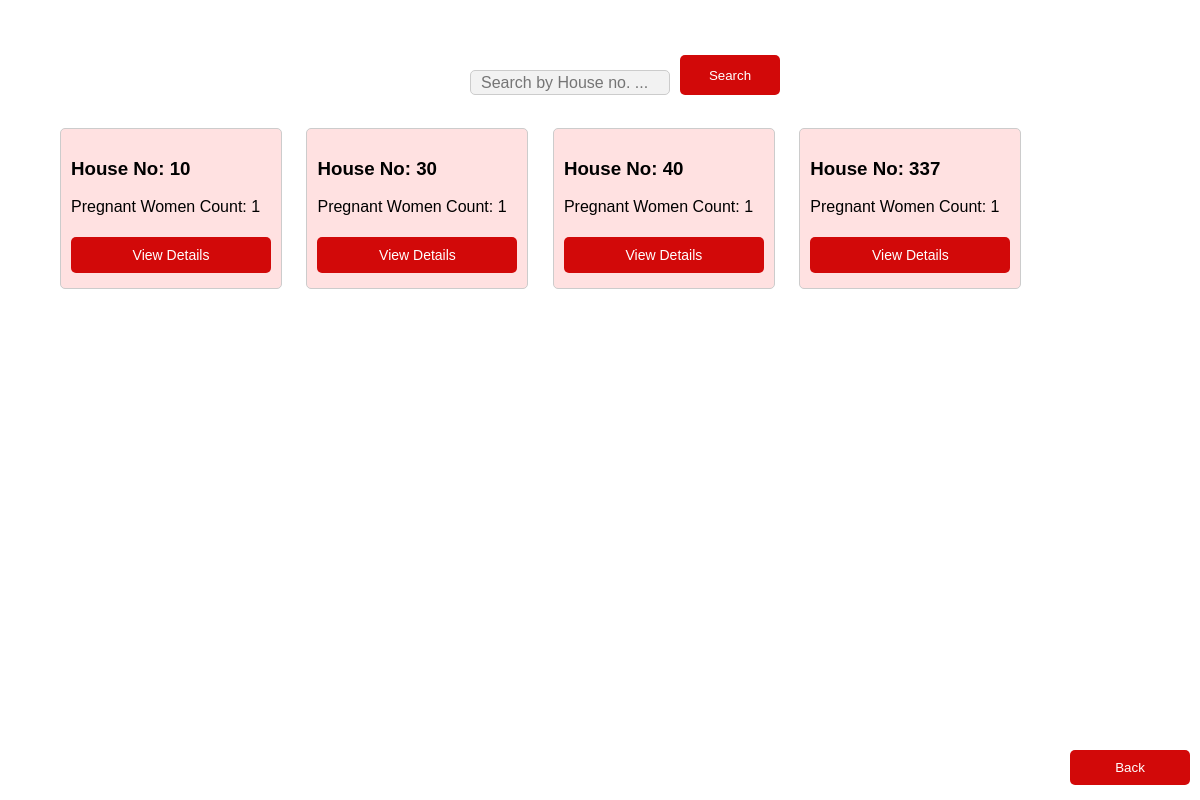
The app's page /pregnant with its own data.
### ashaease/models.py (models this page shows)
class House(models.Model):
    user = models.ForeignKey(User, on_delete=models.CASCADE, related_name="houses")
    house_no = models.CharField(max_length=20)
    house_address = models.TextField()
    no_of_members = models.IntegerField(default=0)
    added_no_of_members = models.IntegerField(default=0)
    is_no_of_members_added = models.BooleanField(default=False)
    child_onboard = models.BooleanField(default=False)
    child_cound = models.IntegerField(default=0)
    added_child_cound = models.IntegerField(default=0)
    is_child_added = models.BooleanField(default=False)
    pregnant_onboard = models.BooleanField(default=False)
    pregnant_cound = models.IntegerField(default=0)
    added_pregnant_cound = models.IntegerField(default=0)
    is_pregnant_added = models.BooleanField(default=False)
    patients_onboard = models.BooleanField(default=False)
    patients_cound = models.IntegerField(default=0)
    added_patients_cound = models.IntegerField(default=0)
    is_patients_added = models.BooleanField(default=False)

### ashaease/views.py (the view)
# urls.py: path('pregnant', views.pregnant, name='pregnant'),
def pregnant(request):
    houses = House.objects.filter(pregnant_onboard=True)
    context = {
        'houses' : houses,
    }
    return render(request, 'pregnant.html', context)

### ashaease/templates/pregnant.html (shortened to what this page needs)
<!DOCTYPE html>
<html lang="en">
<head>
</head>
<body>
    <div style="display: flex; height: 50px;">
        <form method="post" action="search_pregnant" style="display: flex; margin-right: auto; margin-left: auto;">
            <input type="text" id="searchInput" name="house_no" placeholder="Search by House no. ..." style="width: 200px; margin-right: 10px;">
            <button style="width: 100px; align-items: baseline; " type="submit">Search</button>
        </form>
     </div>
     <div>
     <a href="home" style="margin-right: 10px;"><button class="btn" >Back</button></a>
    </div>
    <div id="cardContainer">
        {% for i in houses %}
        <div class="card">
            <h3>House No: {{ i.house_no }}</h3>
            <p>Pregnant Women Count: {{ i.pregnant_cound }}</p>
            <form method="post" action="house_details">
                <button type="submit" class="card-btn">View Details</button>
            </form>
        </div>
        {% endfor %}
    </div>
</body>
</html>

### ashaease/templates/pregnant.html (style rules this page uses)
body { margin: 50px; padding: 0; font-family: Arial, sans-serif; }
.card { border: 1px solid #ccc; border-radius: 5px; padding: 10px; margin: 10px; width: 200px; display: inline-block; vertical-align: top; }
#searchInput { margin-top: 20px; margin-left: 50px; padding: 10px; width: 80%; border: 1px solid #ccc; border-radius: 5px; font-size: 16px; background-color: #f2f2f2; box-sizing: border-box; outline: none; }
.btn { position: absolute; bottom: 10px; right: 10px; max-width: 10%; background-color: #d20909; color: white; border: none; border-radius: 5px; cursor: pointer; }
input[type="text"], button { padding: 8px; margin: 5px 0; width: 100%; box-sizing: border-box; }
.card-btn { display: inline-block; padding: 10px 20px; margin: 5px 0; font-size: 14px; color: white; background-color: #d20909; border: none; border-radius: 5px; cursor: pointer; text-align: center; text-decoration: none; }
button { padding: 10px 20px; background-color: #d20909; color: #fff; border: none; border-radius: 5px; cursor: pointer; }
.card { background-color: #fddd; }

### records on screen
House: house_no "10", pregnant_cound "1"
House: house_no "30", pregnant_cound "1"
House: house_no "40", pregnant_cound "1"
House: house_no "337", pregnant_cound "1"
